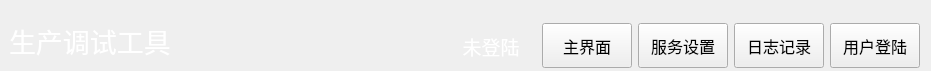
<?xml version="1.0" encoding="UTF-8"?>
<ui version="4.0">
 <class>NavBarWid</class>
 <widget class="QWidget" name="NavBarWid">
  <property name="geometry">
   <rect>
    <x>0</x>
    <y>0</y>
    <width>931</width>
    <height>71</height>
   </rect>
  </property>
  <property name="windowTitle">
   <string>Form</string>
  </property>
  <layout class="QGridLayout" name="gridLayout">
   <property name="leftMargin">
    <number>9</number>
   </property>
   <property name="topMargin">
    <number>21</number>
   </property>
   <property name="bottomMargin">
    <number>0</number>
   </property>
   <item row="0" column="0">
    <widget class="QLabel" name="label">
     <property name="minimumSize">
      <size>
       <width>0</width>
       <height>50</height>
      </size>
     </property>
     <property name="font">
      <font>
       <family>微软雅黑</family>
       <pointsize>20</pointsize>
      </font>
     </property>
     <property name="styleSheet">
      <string notr="true">color: rgb(255, 255, 255);</string>
     </property>
     <property name="text">
      <string>生产调试工具</string>
     </property>
     <property name="alignment">
      <set>Qt::AlignLeading|Qt::AlignLeft|Qt::AlignTop</set>
     </property>
    </widget>
   </item>
   <item row="0" column="2">
    <widget class="QLabel" name="userLab">
     <property name="minimumSize">
      <size>
       <width>90</width>
       <height>0</height>
      </size>
     </property>
     <property name="font">
      <font>
       <family>微软雅黑</family>
       <pointsize>14</pointsize>
      </font>
     </property>
     <property name="contextMenuPolicy">
      <enum>Qt::PreventContextMenu</enum>
     </property>
     <property name="styleSheet">
      <string notr="true">color: rgb(255, 255, 255);</string>
     </property>
     <property name="text">
      <string>未登陆</string>
     </property>
     <property name="alignment">
      <set>Qt::AlignCenter</set>
     </property>
    </widget>
   </item>
   <item row="0" column="1">
    <spacer name="horizontalSpacer">
     <property name="orientation">
      <enum>Qt::Horizontal</enum>
     </property>
     <property name="sizeHint" stdset="0">
      <size>
       <width>52</width>
       <height>20</height>
      </size>
     </property>
    </spacer>
   </item>
   <item row="0" column="6">
    <widget class="QPushButton" name="loginBtn">
     <property name="minimumSize">
      <size>
       <width>90</width>
       <height>0</height>
      </size>
     </property>
     <property name="maximumSize">
      <size>
       <width>230</width>
       <height>45</height>
      </size>
     </property>
     <property name="font">
      <font>
       <family>微软雅黑</family>
       <pointsize>12</pointsize>
      </font>
     </property>
     <property name="text">
      <string>用户登陆</string>
     </property>
    </widget>
   </item>
   <item row="0" column="3">
    <widget class="QPushButton" name="homeBtn">
     <property name="minimumSize">
      <size>
       <width>90</width>
       <height>0</height>
      </size>
     </property>
     <property name="maximumSize">
      <size>
       <width>230</width>
       <height>45</height>
      </size>
     </property>
     <property name="font">
      <font>
       <family>微软雅黑</family>
       <pointsize>12</pointsize>
      </font>
     </property>
     <property name="text">
      <string>主界面</string>
     </property>
    </widget>
   </item>
   <item row="0" column="4">
    <widget class="QPushButton" name="setBtn">
     <property name="minimumSize">
      <size>
       <width>90</width>
       <height>0</height>
      </size>
     </property>
     <property name="maximumSize">
      <size>
       <width>230</width>
       <height>45</height>
      </size>
     </property>
     <property name="font">
      <font>
       <family>微软雅黑</family>
       <pointsize>12</pointsize>
      </font>
     </property>
     <property name="text">
      <string>服务设置</string>
     </property>
    </widget>
   </item>
   <item row="0" column="5">
    <widget class="QPushButton" name="logBtn">
     <property name="minimumSize">
      <size>
       <width>90</width>
       <height>0</height>
      </size>
     </property>
     <property name="maximumSize">
      <size>
       <width>230</width>
       <height>45</height>
      </size>
     </property>
     <property name="font">
      <font>
       <family>微软雅黑</family>
       <pointsize>12</pointsize>
      </font>
     </property>
     <property name="text">
      <string>日志记录</string>
     </property>
    </widget>
   </item>
  </layout>
 </widget>
 <resources/>
 <connections/>
</ui>
